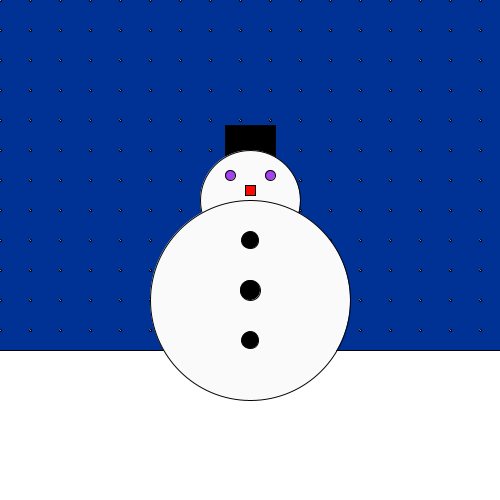
Frame 1 (no input)
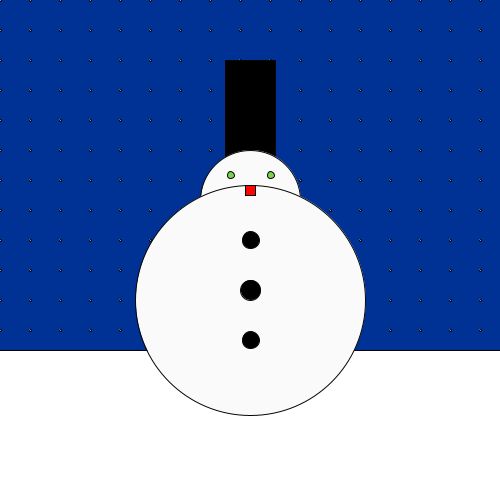
Frame 60 (the mouse pressed at the canvas centre just before this capture)
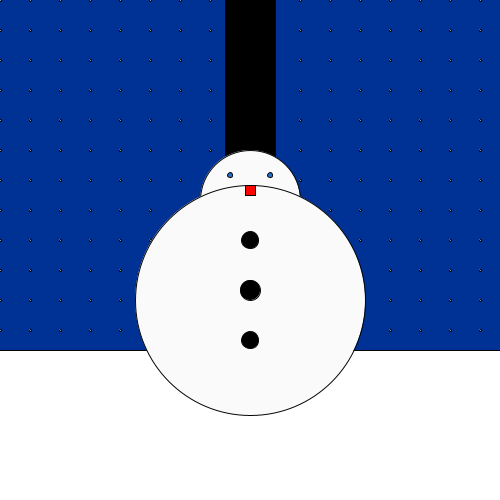
Frame 120 (the mouse held since frame 60 and released just before this capture)

The Processing sketch that drew these frames (run headless with seeded random() and noise(); from frame 60 on, the mouse is pressed at the canvas centre):

// Processing sketch: processing_87868
// ── processing_87868.pde

float snowX;
float snowY;
float hatY;
float bodyX;

void setup() {
  size(500,500);
  snowX = width/2;
  snowY = 10;
  bodyX = 200;
  hatY = 50;
  
  smooth();
}

void draw() {
  background(0,50,150);
  //make snow

  fill(250);
  for (int x=0; x<501;x+=30) {
    for (int y=0;y<501;y+=30) {
      ellipse(x,y,2,2);
    }
  }


  //make hat

  stroke(5);
  fill(0);
  rectMode(CENTER);
  rect(snowX,150,50,hatY);
  hatY = hatY+10;
  if(hatY > 500) {
    hatY = 50;
    
  }

  fill(255);
  rect(0,600,1000,500);

  //make body
  fill(250);
  ellipse(snowX,200,100,100);
  ellipse(snowX,300,bodyX,bodyX);
  bodyX = bodyX+10;
  if(bodyX > 230) {
    bodyX = 200;
  }

  //make buttons
  fill(0);
  ellipse(snowX,240,17,17);
  ellipse(snowX,290,20,20);
  ellipse(snowX,340,17,17);




  //make face
  float eyeR = random(255);
  float eyeG = random(255);
  float eyeB = random(255);
  fill(eyeR,eyeG,eyeB);
  ellipse(snowX+20,175,snowY,snowY);
  ellipse(snowX-20,175,snowY,snowY);
  frameRate(30);
  fill(snowX,snowY,0);
  rectMode(CENTER);
  rect(snowX,190,10,10);


  snowY = snowY+1;
  if(snowY > 30) {
    snowY = 0;
  }
  snowX = random(249,251);
}
